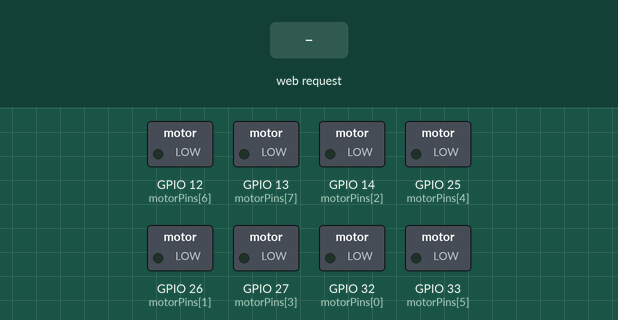
Bench run of a sketch on a simulated ESP32. Shown: switched loads named in the sketch (green lamp = pin HIGH). The inputs (shaded band) are chosen by the test bench. WiFi joins after 1.5 s; servers stay silent unless stated; what the sketch prints to the serial monitor is not drawn.

Above: at 2.7 s.
2.8 s: HTTP request GET /pattern1 received
At 5.1 s:
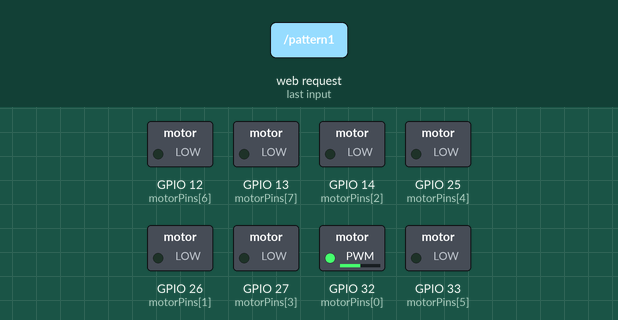
5.8 s: HTTP request GET /pattern2 received
At 8.5 s:
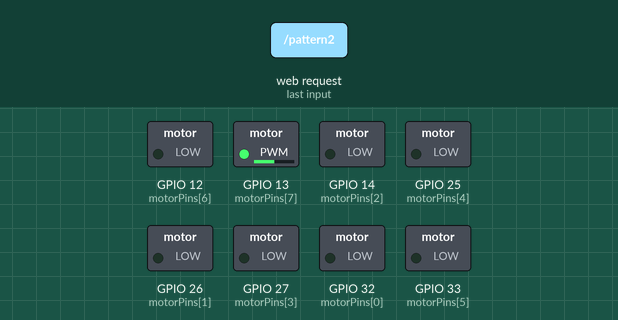
8.8 s: HTTP request GET /intensity?val=1 received
At 10.1 s:
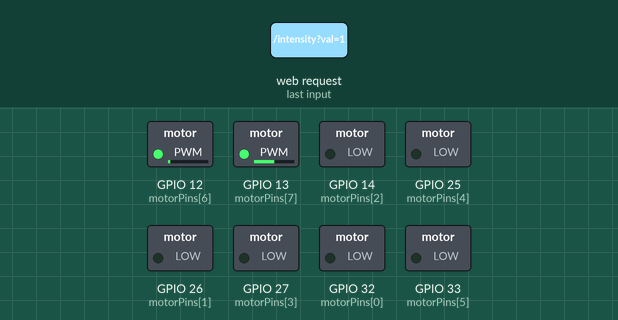
11.3 s: HTTP request GET /pattern1?val=1 received
At 13.9 s:
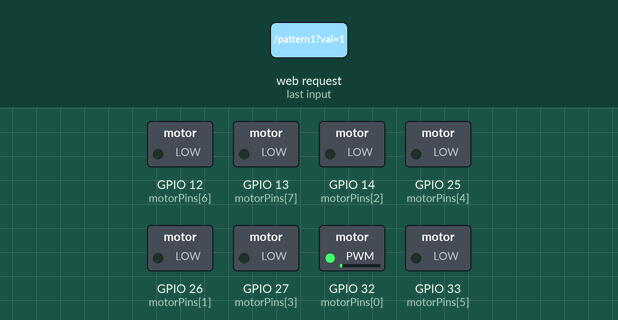
14.3 s: HTTP request GET /pattern2?val=1 received
At 17.1 s:
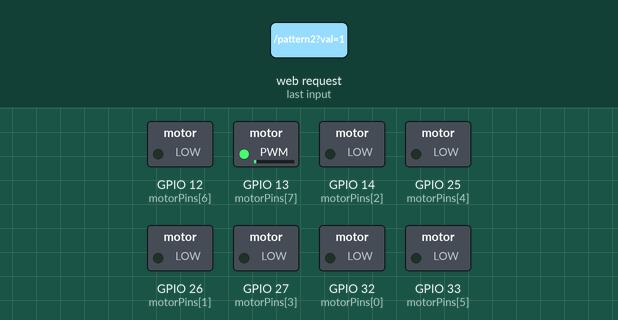
17.3 s: HTTP request GET /intensity?val=120 received
At 19.0 s:
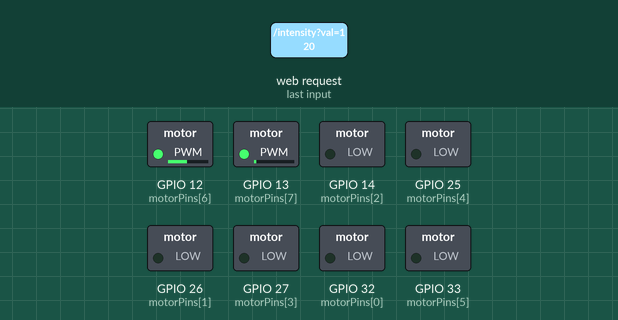
Timing chart, 0 to 25.8 s (numbered marks = the images above; inputs shaded):
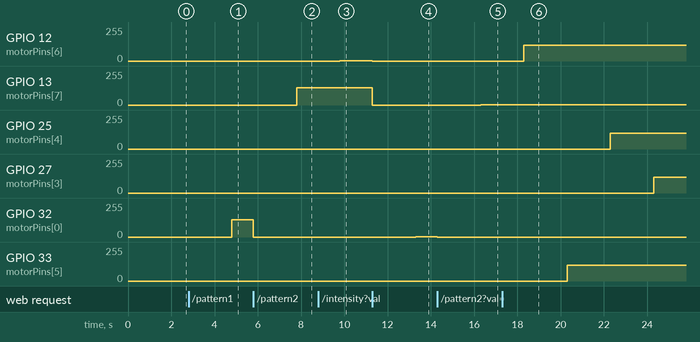

The sketch:

vib_motor_singlehost.ino
```cpp
#include <WiFi.h>
#include <WebServer.h>

int motorPins[8] = {32, 26, 14, 27, 25, 33, 12, 13};

const char* ssid = "Rushi";
const char* password = "11111111";

WebServer server(80);

String statusMsg = "Idle";

bool runningPattern = false;
int currentPattern = 0;
int currentMotor = 0;
unsigned long lastUpdate = 0;
int stepTime = 2000;
int currentIntensity = 128;

void stopAllMotors() {
  for (int i = 0; i < 8; i++) {
    analogWrite(motorPins[i], 0);
  }
  runningPattern = false;
  statusMsg = "Stopped!";
}

void startPattern(int pattern) {
  stopAllMotors();
  currentPattern = pattern;
  currentMotor = (pattern == 1) ? 0 : 7;
  runningPattern = true;
  lastUpdate = millis();
  statusMsg = "Pattern " + String(pattern) + " Running ("
              + String((currentIntensity * 100) / 255) + "%, Delay: "
              + String(stepTime/1000.0, 2) + "s)";
}

void handlePattern() {
  if (!runningPattern) return;

  unsigned long now = millis();
  if (now - lastUpdate >= stepTime) {
    lastUpdate = now;

    if ((currentPattern == 1 && currentMotor < 8) ||
        (currentPattern == 2 && currentMotor >= 0)) {

      analogWrite(motorPins[currentMotor], currentIntensity);

      if (currentPattern == 1) currentMotor++;
      else currentMotor--;

    } else {
      for (int i = 0; i < 8; i++) {
        analogWrite(motorPins[i], currentIntensity);
      }
      delay(2000);
      stopAllMotors();
    }
  }
}

void setup() {
  Serial.begin(115200);

  for (int i = 0; i < 8; i++) {
    pinMode(motorPins[i], OUTPUT);
    analogWrite(motorPins[i], 0);
  }

  WiFi.begin(ssid, password);
  Serial.print("Connecting to WiFi");
  while (WiFi.status() != WL_CONNECTED) {
    delay(500);
    Serial.print(".");
  }
  Serial.println("\nWiFi connected!");
  Serial.println(WiFi.localIP());

  server.on("/", []() {
    String html = R"rawliteral(
    <!DOCTYPE html>
    <html>
    <head>
      <title>REVEN Motor Control</title>
      <style>
        body {
          font-family: Arial, sans-serif;
          background: linear-gradient(to right, #667eea, #764ba2);
          color: white;
          text-align: center;
          padding: 50px;
        }
        h1 { font-size: 2.5em; margin-bottom: 20px; }
        button, input {
          background: #ff9800; border: none; color: white;
          padding: 12px 20px; font-size: 16px;
          margin: 10px; border-radius: 10px; cursor: pointer;
          transition: 0.3s;
        }
        button:hover { background: #e68900; }
        input {
          background: white; color: black; width: 100px;
          text-align: center; border: 2px solid #ff9800;
        }
        #status { margin-top: 30px; font-size: 20px; font-weight: bold; }
      </style>
      <script>
        async function sendCommand(cmd) {
          await fetch('/' + cmd);
          updateStatus();
        }
        async function setIntensity(value) {
          await fetch('/intensity?val=' + value);
          updateStatus();
        }
        async function setDelay(value) {
          await fetch('/delay?val=' + value);
          updateStatus();
        }
        async function setCustomDelay() {
          let val = document.getElementById("customDelay").value;
          if(val) {
            await fetch('/delay?val=' + val);
            updateStatus();
          }
        }
        async function updateStatus() {
          let res = await fetch('/status');
          let text = await res.text();
          document.getElementById("status").innerHTML = "Status: " + text;
        }
        setInterval(updateStatus, 1000);
      </script>
    </head>
    <body onload="updateStatus()">
      <h1>REVEN Motor Control</h1>

      <h2>Select Intensity</h2>
      <button onclick="setIntensity(64)">25%</button>
      <button onclick="setIntensity(128)">50%</button>
      <button onclick="setIntensity(255)">100%</button>

      <h2>Select Delay (Step Time)</h2>
      <button onclick="setDelay(500)">0.5s</button>
      <button onclick="setDelay(1000)">1s</button>
      <button onclick="setDelay(2000)">2s</button>
      <button onclick="setDelay(5000)">5s</button>
      <br><br>
      <input type="number" id="customDelay" placeholder="ms">
      <button onclick="setCustomDelay()">Set Custom</button>

      <h2>Choose Pattern</h2>
      <button onclick="sendCommand('pattern1')">Start Pattern 1</button>
      <button onclick="sendCommand('pattern2')">Start Pattern 2</button>
      <button onclick="sendCommand('stop')">STOP</button>

      <div id="status">Status: Idle</div>
    </body>
    </html>
    )rawliteral";
    server.send(200, "text/html", html);
  });

  server.on("/pattern1", []() {
    startPattern(1);
    server.send(200, "text/plain", "Pattern 1 Started");
  });

  server.on("/pattern2", []() {
    startPattern(2);
    server.send(200, "text/plain", "Pattern 2 Started");
  });

  server.on("/stop", []() {
    stopAllMotors();
    server.send(200, "text/plain", "Stopped!");
  });

  server.on("/intensity", []() {
    if (server.hasArg("val")) {
      currentIntensity = server.arg("val").toInt();
      statusMsg = "Intensity set to " + String((currentIntensity * 100) / 255) + "%";
    }
    server.send(200, "text/plain", statusMsg);
  });

  server.on("/delay", []() {
    if (server.hasArg("val")) {
      stepTime = server.arg("val").toInt();
      statusMsg = "Step delay set to " + String(stepTime / 1000.0, 2) + "s";
    }
    server.send(200, "text/plain", statusMsg);
  });

  server.on("/status", []() {
    server.send(200, "text/plain", statusMsg);
  });

  server.begin();
}

void loop() {
  server.handleClient();
  handlePattern();
}
```

Measured:
- after the input at 2.8 s, GPIO 32 (motorPins[0]): 0/255 → 128/255 after 2.0 s
- after the input at 5.8 s, GPIO 13 (motorPins[7]): 0/255 → 128/255 after 2.0 s; GPIO 26 (motorPins[1]): stays LOW (without the input it goes to HIGH after 1.0 s); GPIO 32 (motorPins[0]): 128/255 → 0/255 at once
- after the input at 8.8 s, GPIO 12 (motorPins[6]): 0/255 → 1/255 after 1.0 s
- after the input at 11.3 s, GPIO 12 (motorPins[6]): 1/255 → 0/255 at once; GPIO 13 (motorPins[7]): 128/255 → 0/255 at once; GPIO 25 (motorPins[4]): stays 0/255 (without the input it goes to 1/255 after 2.5 s); GPIO 32 (motorPins[0]): 0/255 → 1/255 after 2.0 s; GPIO 33 (motorPins[5]): stays 0/255 (without the input it goes to 1/255 after 0.50 s)
- after the input at 14.3 s, GPIO 13 (motorPins[7]): 0/255 → 1/255 after 2.0 s; GPIO 26 (motorPins[1]): stays LOW (without the input it goes to HIGH after 1.0 s); GPIO 32 (motorPins[0]): 1/255 → 0/255 at once
- after the input at 17.3 s, GPIO 12 (motorPins[6]): 0/255 → 120/255 after 1.0 s; GPIO 25 (motorPins[4]): 0/255 → 120/255 after 5.0 s; GPIO 27 (motorPins[3]): 0/255 → 120/255 after 7.0 s; GPIO 33 (motorPins[5]): 0/255 → 120/255 after 3.0 s
